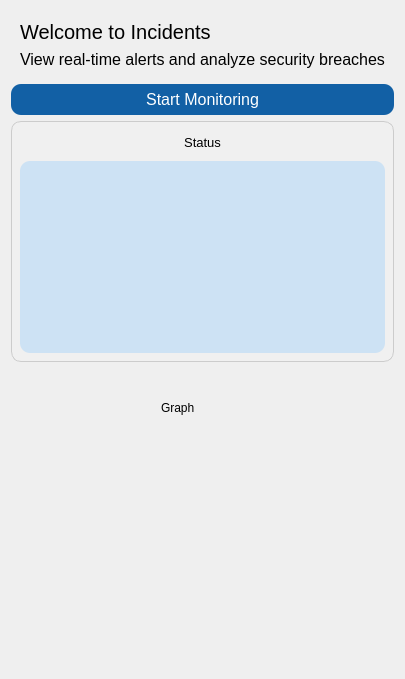
             <widget class="QWidget" name="page_dashboard">
              <layout class="QGridLayout" name="gridLayout_3">
               <item row="0" column="0">
                <layout class="QVBoxLayout" name="verticalLayout_9">
                 <item>
                  <widget class="QWidget" name="widget" native="true">
                   <property name="minimumSize">
                    <size>
                     <width>0</width>
                     <height>0</height>
                    </size>
                   </property>
                   <property name="maximumSize">
                    <size>
                     <width>16777215</width>
                     <height>100</height>
                    </size>
                   </property>
                   <layout class="QVBoxLayout" name="verticalLayout_10">
                    <item>
                     <layout class="QVBoxLayout" name="verticalLayout_11">
                      <item>
                       <widget class="QLabel" name="label_4">
                        <property name="font">
                         <font>
                          <pointsize>15</pointsize>
                         </font>
                        </property>
                        <property name="text">
                         <string>Welcome to Incidents</string>
                        </property>
                       </widget>
                      </item>
                      <item>
                       <widget class="QLabel" name="label_5">
                        <property name="font">
                         <font>
                          <pointsize>12</pointsize>
                         </font>
                        </property>
                        <property name="text">
                         <string>View real-time alerts and analyze security breaches</string>
                        </property>
                       </widget>
                      </item>
                     </layout>
                    </item>
                   </layout>
                  </widget>
                 </item>
                 <item>
                  <layout class="QHBoxLayout" name="horizontalLayout_6">
                   <item>
                    <layout class="QVBoxLayout" name="verticalLayout_12">
                     <item>
                      <layout class="QVBoxLayout" name="verticalLayout_13">
                       <item>
                        <widget class="QPushButton" name="btnMonitor">
                         <property name="sizePolicy">
                          <sizepolicy hsizetype="Preferred" vsizetype="Preferred">
                           <horstretch>0</horstretch>
                           <verstretch>0</verstretch>
                          </sizepolicy>
                         </property>
                         <property name="minimumSize">
                          <size>
                           <width>0</width>
                           <height>31</height>
                          </size>
                         </property>
                         <property name="maximumSize">
                          <size>
                           <width>16777215</width>
                           <height>31</height>
                          </size>
                         </property>
                         <property name="font">
                          <font>
                           <pointsize>12</pointsize>
                          </font>
                         </property>
                         <property name="styleSheet">
                          <string notr="true">QPushButton{
	padding-left: 0px;
	border-radius: 10px;
	border: none;
	background-color: rgb(18, 96, 165);
	color: #ffffff;
}
QPushButton:hover {
    background-color: #004080; 
}

QPushButton:checked{
	background-color: #003366;  /* Deepest Blue */
    color: #E0E0E0;
	border-radius: 10px;
	
}
</string>
                         </property>
                         <property name="text">
                          <string>Start Monitoring</string>
                         </property>
                         <property name="checkable">
                          <bool>true</bool>
                         </property>
                        </widget>
                       </item>
                       <item>
                        <widget class="QWidget" name="widget_2" native="true">
                         <property name="sizePolicy">
                          <sizepolicy hsizetype="Expanding" vsizetype="Preferred">
                           <horstretch>0</horstretch>
                           <verstretch>0</verstretch>
                          </sizepolicy>
                         </property>
                         <property name="minimumSize">
                          <size>
                           <width>381</width>
                           <height>0</height>
                          </size>
                         </property>
                         <property name="styleSheet">
                          <string notr="true">QWidget {
    border: 1px solid #ccc;
    border-radius: 10px;
    background-color: rgb(240, 240, 240);
    padding: 5px;
}
QLabel {
	text-align: center;
}
</string>
                         </property>
                         <layout class="QVBoxLayout" name="verticalLayout_14">
                          <item>
                           <widget class="QLabel" name="label_6">
                            <property name="font">
                             <font>
                              <pointsize>10</pointsize>
                             </font>
                            </property>
                            <property name="styleSheet">
                             <string notr="true">QLabel {
	text-align: center;
	
	border: none;
}</string>
                            </property>
                            <property name="text">
                             <string>Status</string>
                            </property>
                            <property name="alignment">
                             <set>Qt::AlignCenter</set>
                            </property>
                           </widget>
                          </item>
                          <item>
                           <widget class="QListView" name="listView_2">
                            <property name="styleSheet">
                             <string notr="true">QListView{
	border: none;
	background-color: rgb(205, 226, 244);
}
</string>
                            </property>
                           </widget>
                          </item>
                         </layout>
                        </widget>
                       </item>
                      </layout>
                     </item>
                     <item>
                      <widget class="QWidget" name="graph_widget" native="true">
                       <property name="minimumSize">
                        <size>
                         <width>381</width>
                         <height>300</height>
                        </size>
                       </property>
                       <property name="maximumSize">
                        <size>
                         <width>16777215</width>
                         <height>16777215</height>
                        </size>
                       </property>
                       <widget class="QLabel" name="label_7">
                        <property name="geometry">
                         <rect>
                          <x>150</x>
                          <y>30</y>
                          <width>91</width>
                          <height>20</height>
                         </rect>
                        </property>
                        <property name="text">
                         <string>Graph</string>
                        </property>
                       </widget>
                      </widget>
                     </item>
                    </layout>
                   </item>
                  </layout>
                 </item>
                </layout>
               </item>
              </layout>
             </widget>
